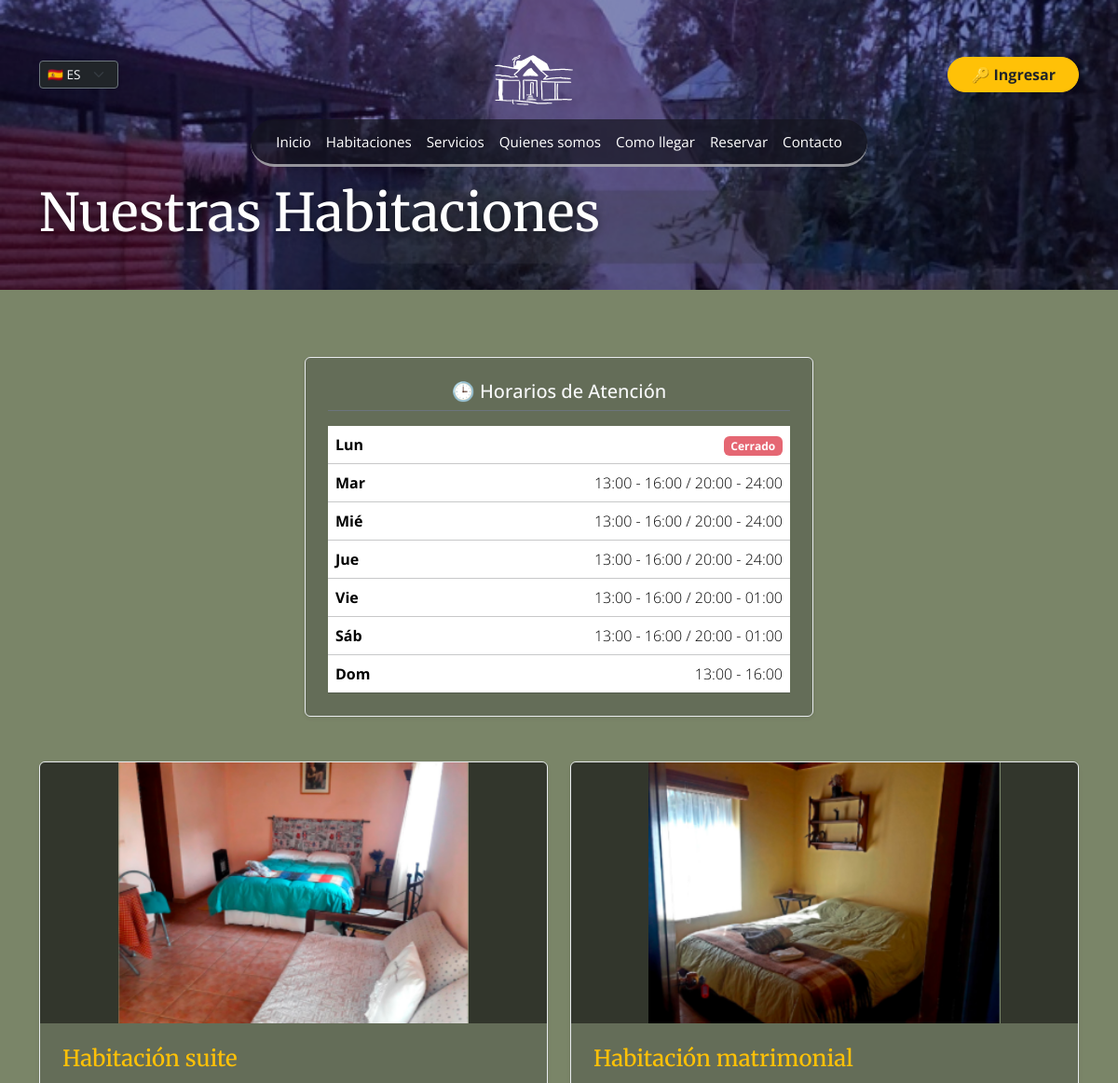
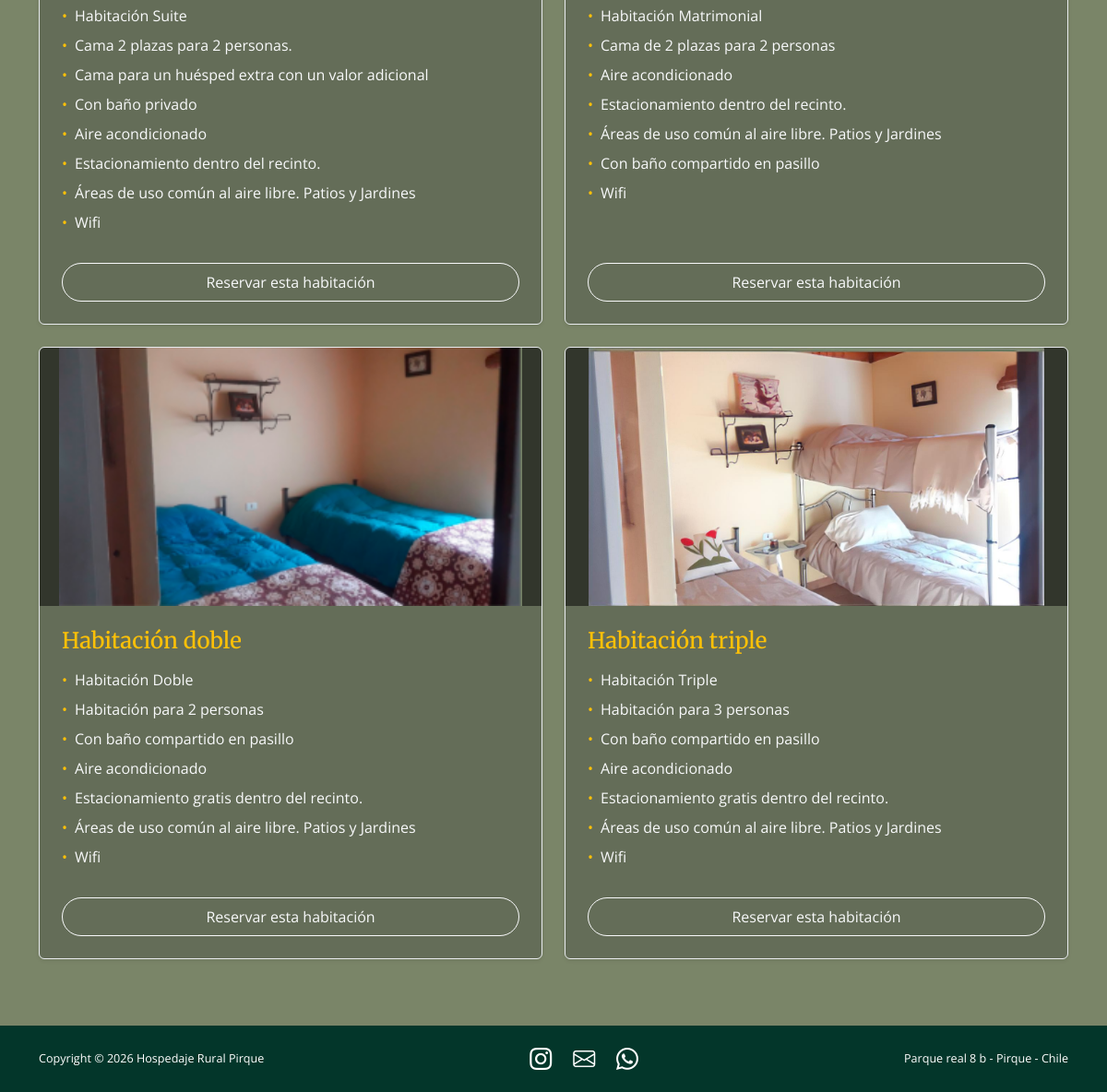
The page /habitaciones/ on the database its author committed (2 pictures, top to bottom).
### sitio/models.py (models this page shows, shortened)
class Habitacion(models.Model):
    nombre = models.CharField(max_length=80)
    imagen = models.ImageField(upload_to="habitaciones/", blank=True)
    caracteristicas = models.TextField(help_text="Una característica por línea")
    orden = models.PositiveSmallIntegerField(default=0)
    class Meta:
        ordering = ["orden"]
        verbose_name_plural = "habitaciones"
    def lista(self):
        return [l.strip() for l in self.caracteristicas.splitlines() if l.strip()]

### sitio/views.py (the view)
# urls.py: path("habitaciones/", views.habitaciones, name="habitaciones"),
def habitaciones(request):
    return render(request, "sitio/habitaciones.html", {"habitaciones": Habitacion.objects.all(), "horario": HORARIO})

### sitio/context.py (called while the page is built)
def sitio(request):
    return {"SITIO": settings.SITIO}

### sitio/templates/sitio/habitaciones.html (shortened to what this page needs)
{% extends "sitio/base.html" %}
{% load i18n %}
{% load static %}
{% get_current_language as LANGUAGE_CODE %}
{% block hero %}
<h1 class="page-title">
    {% if LANGUAGE_CODE == 'en' %}Our Rooms{% else %}Nuestras Habitaciones{% endif %}
</h1>
{% endblock %}
{% block content %}
<section class="section-olive py-5">
    <div class="container">
        <div class="row justify-content-center my-4">
            <div class="col-12 col-md-8 col-lg-6">
                <div class="card bg-dark bg-opacity-25 border border-light-subtle text-light shadow-sm">
                    <div class="card-body p-4">
                        <h5 class="card-title text-center font-serif mb-3 border-bottom border-secondary pb-2">
                            🕒 {% if LANGUAGE_CODE == 'en' %}Business Hours{% else %}Horarios de Atención{% endif %}
                        </h5>
                        <div class="table-responsive">
                            <table class="table table-borderless text-light align-middle mb-0">
                                <tbody>
                                    {% for dia, hora in horario %}
                                    <tr class="border-bottom border-dark border-opacity-25">
                                        <td class="fw-bold text-start">{{ dia }}</td>
                                        <td class="text-end fw-light">
                                            {% if "Cerrado" in hora %}
                                                <span class="badge bg-danger bg-opacity-75">
                                                    {% if LANGUAGE_CODE == 'en' %}Closed{% else %}{{ hora }}{% endif %}
                                                </span>
                                            {% else %}
                                                {{ hora }}
                                            {% endif %}
                                        </td>
                                    </tr>
                                    {% endfor %}
                                </tbody>
                            </table>
                        </div>
                    </div>
                </div>
            </div>
        </div>
        <div class="row row-cols-1 row-cols-md-2 g-4 my-4">
            {% for h in habitaciones %}
            <div class="col">
                <div class="card h-100 bg-dark bg-opacity-25 text-light border border-light-subtle shadow-sm overflow-hidden">
                    {% if h.imagen %}
                        <img src="{{ h.imagen.url }}" alt="{{ h.nombre }}" class="card-img-top object-fit-contain bg-black bg-opacity-50" style="height: 280px; image-rendering: -webkit-optimize-contrast;">
                    {% endif %}
                    <div class="card-body d-flex flex-column p-4">
                        <h3 class="card-title h4 font-serif text-warning mb-3">
                            {% if LANGUAGE_CODE == 'en' %}
                                {% if "suite" in h.nombre|lower %}Suite Room{% else %}{{ h.nombre }}{% endif %}
                            {% else %}
                                {{ h.nombre }}
                            {% endif %}
                        </h3>
                        <ul class="list-unstyled flex-grow-1 mb-4">
                            {% if LANGUAGE_CODE == 'en' %}
                                <li class="mb-2 d-flex align-items-center"><span class="me-2 text-warning">•</span><span>Double bed for 2 people.</span></li>
                                <li class="mb-2 d-flex align-items-center"><span class="me-2 text-warning">•</span><span>Extra guest bed available at an additional cost.</span></li>
                                <li class="mb-2 d-flex align-items-center"><span class="me-2 text-warning">•</span><span>Private bathroom.</span></li>
                                <li class="mb-2 d-flex align-items-center"><span class="me-2 text-warning">•</span><span>Air conditioning.</span></li>
                                <li class="mb-2 d-flex align-items-center"><span class="me-2 text-warning">•</span><span>On-site parking.</span></li>
                                <li class="mb-2 d-flex align-items-center"><span class="me-2 text-warning">•</span><span>Outdoor common areas. Patios and Gardens.</span></li>
                                <li class="mb-2 d-flex align-items-center"><span class="me-2 text-warning">•</span><span>WiFi</span></li>
                            {% else %}
                                {% for c in h.lista %}
                                    <li class="mb-2 d-flex align-items-center">
                                        <span class="me-2 text-warning">•</span>
                                        <span>{{ c }}</span>
                                    </li>
                                {% endfor %}
                            {% endif %}
                        </ul>
                        <a href="{% url 'reservar' %}" class="btn btn-outline-light w-100 rounded-pill py-2 font-serif">
                            {% if LANGUAGE_CODE == 'en' %}Book this room{% else %}Reservar esta habitación{% endif %}
                        </a>
                    </div>
                </div>
            </div>
            {% endfor %}
        </div>
    </div>
</section>
{% endblock %}

### sitio/templates/sitio/base.html (shortened to what this page needs)
{% load i18n %}
{% load static %}
{% get_current_language as LANGUAGE_CODE %}
<!DOCTYPE html>
<html lang="{{ LANGUAGE_CODE }}">
<head>
  <link href="https://cdn.jsdelivr.net/npm/bootstrap@5.3.3/dist/css/bootstrap.min.css" rel="stylesheet">
  <link href="https://cdn.jsdelivr.net/npm/bootstrap-icons@1.11.3/font/bootstrap-icons.min.css" rel="stylesheet">
  <link href="{% static 'css/style.css' %}" rel="stylesheet">
</head>
<body>
  <header class="hero {% block hero_class %}hero-sm{% endblock %}" style="background-image:url('{% block hero_img %}{% static 'img/jardin.jpg' %}{% endblock %}')">
    <div class="hero-overlay"></div>
    <div class="container position-relative">
      <div class="d-flex justify-content-between align-items-center pt-3 mb-2">
        <div class="language-selector">
            <form action="{% url 'set_language' %}" method="POST" class="d-inline">
                <select name="language" class="form-select form-select-sm bg-dark text-light border-secondary shadow-sm" onchange="this.form.submit()" style="width: auto; font-size: 0.85rem;">
                    {% get_available_languages as LANGUAGES %}
                    {% for lang_code, lang_name in LANGUAGES %}
                        <option value="{{ lang_code }}" {% if lang_code == LANGUAGE_CODE %}selected{% endif %}>
                            {% if lang_code == 'es' %}🇪🇸 ES{% else %}🇬🇧 EN{% endif %}
                        </option>
                    {% endfor %}
                </select>
            </form>
        </div>
        <a href="{% url 'inicio' %}"><img src="{% static 'img/logo.svg' %}" alt="{{ SITIO.nombre }}" class="logo"></a>
        <div class="user-auth-area">
            {% if user.is_authenticated %}
                <div class="dropdown">
                    <button class="btn btn-outline-warning rounded-pill dropdown-toggle d-flex align-items-center gap-2 px-3 py-1 font-serif text-light" type="button" id="userMenu" data-bs-toggle="dropdown" aria-expanded="false">
                        👤 <span>{{ user.first_name|default:user.username }}</span>
                    </button>
                    <ul class="dropdown-menu dropdown-menu-dark dropdown-menu-end shadow" aria-labelledby="userMenu">
                        <li><a class="dropdown-item" href="{% url 'reservar' %}">📅 {% if LANGUAGE_CODE == 'en' %}Book Cabin{% else %}Reservar Cabaña{% endif %}</a></li>
                        <li><hr class="dropdown-divider border-secondary"></li>
                        <li><a class="dropdown-item text-danger fw-bold" href="{% url 'logout_cliente' %}">🚪 {% if LANGUAGE_CODE == 'en' %}Log Out{% else %}Cerrar Sesión{% endif %}</a></li>
                    </ul>
                </div>
            {% else %}
                <a href="{% url 'login_cliente' %}" class="btn btn-warning rounded-pill px-4 font-serif fw-bold shadow-sm text-dark">
                    🔑 {% if LANGUAGE_CODE == 'en' %}Sign In{% else %}Ingresar{% endif %}
                </a>
            {% endif %}
        </div>
      </div>
      <nav class="navbar navbar-expand-lg navbar-dark justify-content-center">
        <div class="collapse navbar-collapse justify-content-center flex-grow-0" id="menu">
          <ul class="navbar-nav menu">
            <li class="nav-item">
              <a class="nav-link" href="{% url 'inicio' %}">{% if LANGUAGE_CODE == 'en' %}Home{% else %}Inicio{% endif %}</a>
            </li>
            <li class="nav-item">
              <a class="nav-link" href="{% url 'habitaciones' %}">{% if LANGUAGE_CODE == 'en' %}Rooms{% else %}Habitaciones{% endif %}</a>
            </li>
            <li class="nav-item">
              <a class="nav-link" href="{% url 'servicios' %}">{% if LANGUAGE_CODE == 'en' %}Services{% else %}Servicios{% endif %}</a>
            </li>
            <li class="nav-item">
              <a class="nav-link" href="{% url 'quienes_somos' %}">{% if LANGUAGE_CODE == 'en' %}About Us{% else %}Quienes somos{% endif %}</a>
            </li>
            <li class="nav-item">
              <a class="nav-link" href="{% url 'como_llegar' %}">{% if LANGUAGE_CODE == 'en' %}How to get here{% else %}Como llegar{% endif %}</a>
            </li>
            <li class="nav-item">
              <a class="nav-link" href="{% url 'reservar' %}">{% if LANGUAGE_CODE == 'en' %}Book Now{% else %}Reservar{% endif %}</a>
            </li>
            <li class="nav-item">
              <a class="nav-link" href="{% url 'contacto' %}">{% if LANGUAGE_CODE == 'en' %}Contact{% else %}Contacto{% endif %}</a>
            </li>
          </ul>
        </div>
      </nav>
      {% block hero %}{% endblock %}
    </div>
  </header>
  <main>{% block content %}{% endblock %}</main>
  <footer class="site-footer">
    <div class="container d-flex flex-column flex-md-row justify-content-between align-items-center gap-2">
      <small>Copyright © 2026 {{ SITIO.nombre }}</small>
      <div class="social">
        <a href="https://instagram.com/{{ SITIO.instagram }}" target="_blank" rel="noopener" aria-label="Instagram"><i class="bi bi-instagram"></i></a>
        <a href="mailto:{{ SITIO.email }}" aria-label="Correo"><i class="bi bi-envelope"></i></a>
        <a href="https://wa.me/{{ SITIO.whatsapp }}" target="_blank" rel="noopener" aria-label="WhatsApp"><i class="bi bi-whatsapp"></i></a>
      </div>
      <small>{{ SITIO.direccion }}</small>
    </div>
  </footer>
</body>
</html>

### static/css/style.css (style rules this page uses)
:root { --olive:#7a8568; --forest:#03362a; --leaf:#668a3a; --leaf-dark:#557530; }
body { font-family:'Open Sans',sans-serif;color:#fff;background:var(--olive);min-height:100vh;display:flex;flex-direction:column }
main { flex:1 }
h1,h2,h3,.serif,.horario,.lead-serif,.lista-hab { font-family:'Merriweather',serif }
.hero { position:relative;background-size:cover;background-position:center;padding:1.5rem 0 2rem }
.hero-overlay { position:absolute;inset:0;background:rgba(10,10,40,.35) }
.hero-sm { min-height:260px }
.logo { height:80px;width:auto }
.page-title { font-size:clamp(2.5rem,7vw,3.5rem);font-weight:400;margin:1rem 0;text-shadow:0 2px 12px rgba(0,0,0,.5) }
.navbar { padding:0 }
.menu { background:rgba(20,20,30,.7);border-radius:30px;padding:.3rem 1.2rem;border-bottom:3px solid rgba(255,255,255,.55) }
.menu .nav-link { color:#fff;font-size:.95rem;padding:.5rem .8rem }
.section-olive { background:var(--olive);padding:1.5rem 0 4rem }
.site-footer { background:var(--forest);padding:1.1rem 0;font-size:.9rem }
.social a { color:#fff;font-size:1.5rem;margin:0 .6rem }

### rows shown on the page
Habitacion: imagen (picture), nombre "Habitación suite", lista "Habitación Suite" "Cama 2 plazas para 2 personas." "Cama para un huésped extra con un valor adicional" "Con baño privado" "Aire acondicionado" "Estacionamiento dentro del recinto." "Áreas de uso común al aire libre. Patios y Jardines" "Wifi"
Habitacion: imagen (picture), nombre "Habitación matrimonial", lista "Habitación Matrimonial" "Cama de 2 plazas para 2 personas" "Aire acondicionado" "Estacionamiento dentro del recinto." "Áreas de uso común al aire libre. Patios y Jardines" "Con baño compartido en pasillo" "Wifi"
Habitacion: imagen (picture), nombre "Habitación doble", lista "Habitación Doble" "Habitación para 2 personas" "Con baño compartido en pasillo" "Aire acondicionado" "Estacionamiento gratis dentro del recinto." "Áreas de uso común al aire libre. Patios y Jardines" "Wifi"
Habitacion: imagen (picture), nombre "Habitación triple", lista "Habitación Triple" "Habitación para 3 personas" "Con baño compartido en pasillo" "Aire acondicionado" "Estacionamiento gratis dentro del recinto." "Áreas de uso común al aire libre. Patios y Jardines" "Wifi"

### other values the page prints
{{ dia }} "Lun" "Mar" "Mié" "Jue" "Vie" "Sáb" "Dom"
{{ hora }} "Cerrado"
{{ hora }} "13:00 - 16:00 / 20:00 - 24:00" "13:00 - 16:00 / 20:00 - 24:00" "13:00 - 16:00 / 20:00 - 24:00" "13:00 - 16:00 / 20:00 - 01:00" "13:00 - 16:00 / 20:00 - 01:00" "13:00 - 16:00"
{{ SITIO.nombre }} "Hospedaje Rural Pirque"
{{ SITIO.direccion }} "Parque real 8 b - Pirque - Chile"
